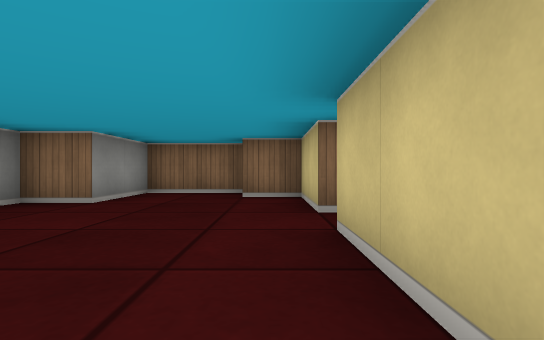
[1] (above)

17 first-person views from a walk through a cub3D ray-caster map. The camera is about half as high as the walls, looks level and sees 80° across. The floor is counted in squares. Each view is taken from the middle of a square. On the plan, view 1 faces up. The plan holds only what a view shows up to about 9 squares ahead; the rest is blank.

[2]
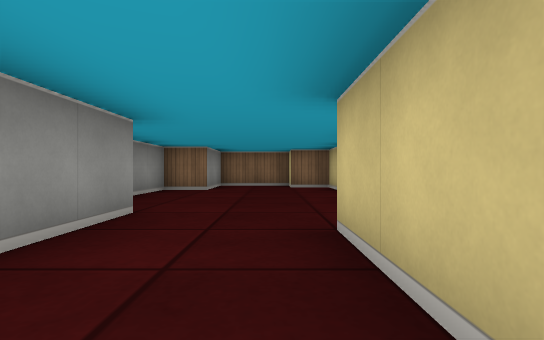

[3]
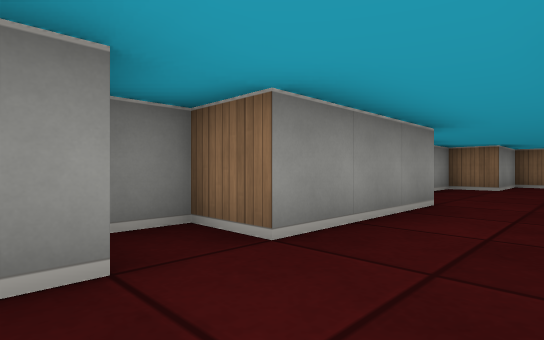

[4]
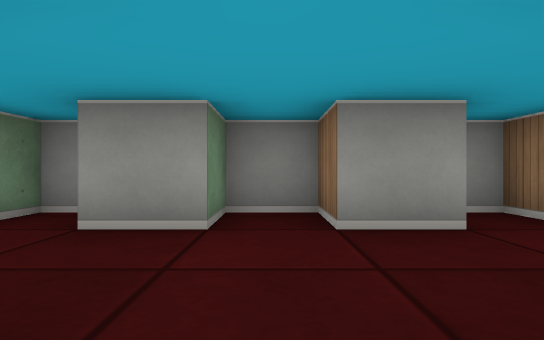

[5]
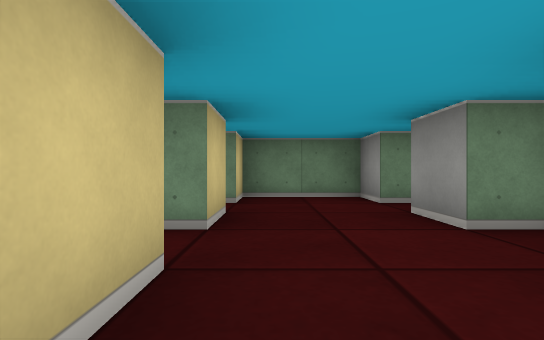

[6]
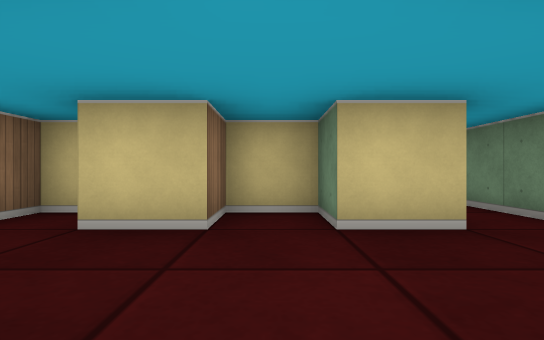

[7]
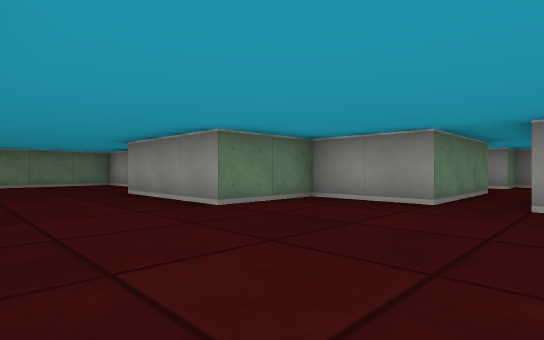

[8]
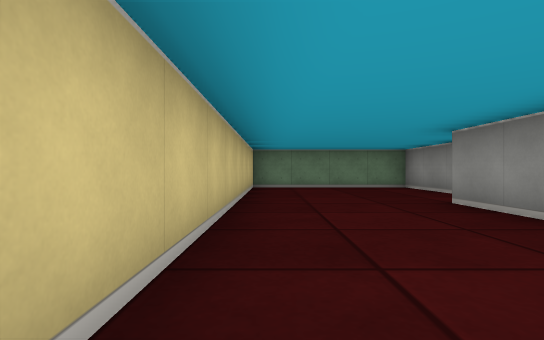

[9]
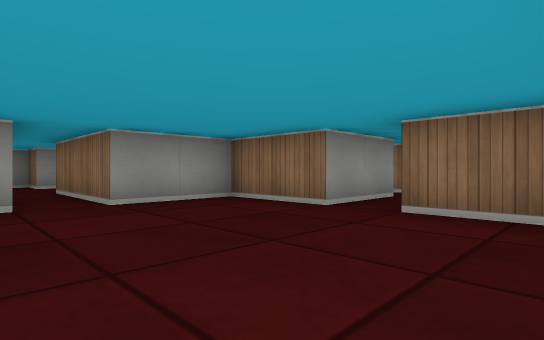

[10]
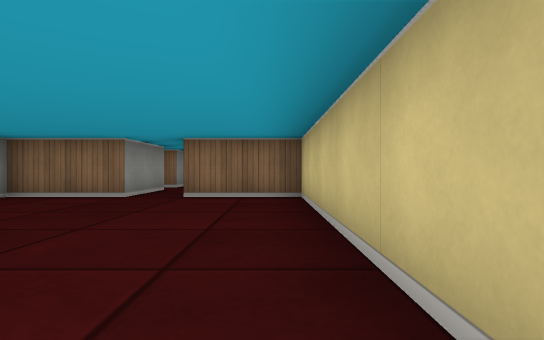

[11]
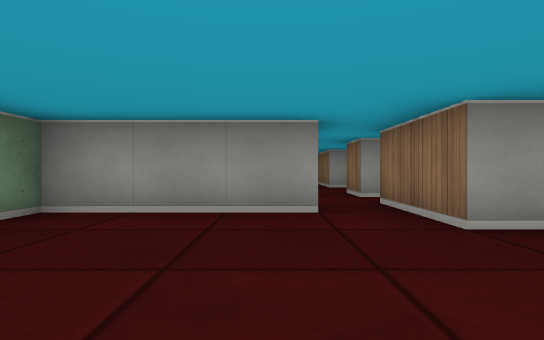

[12]
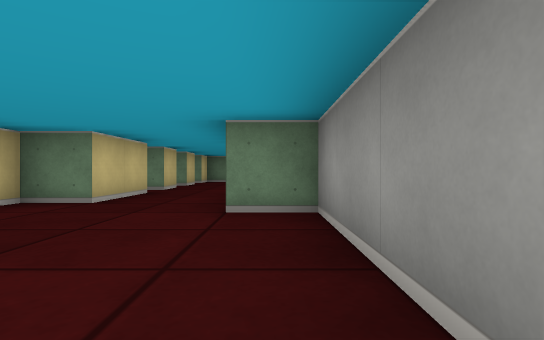

[13]
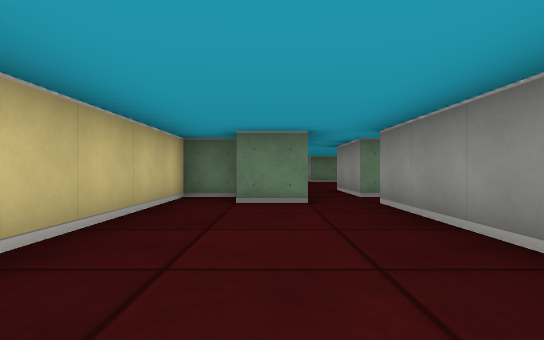

[14]
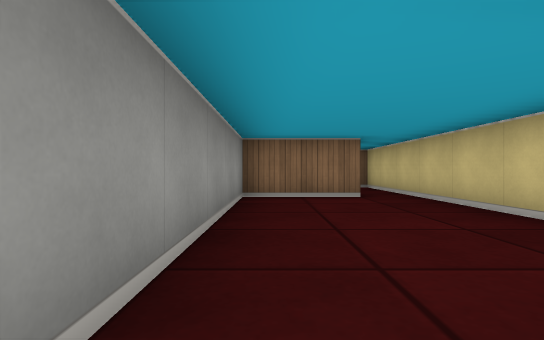

[15]
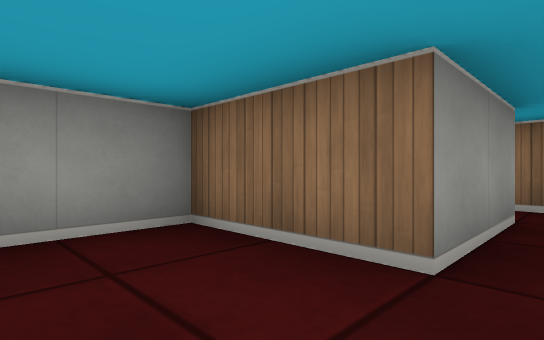

[16]
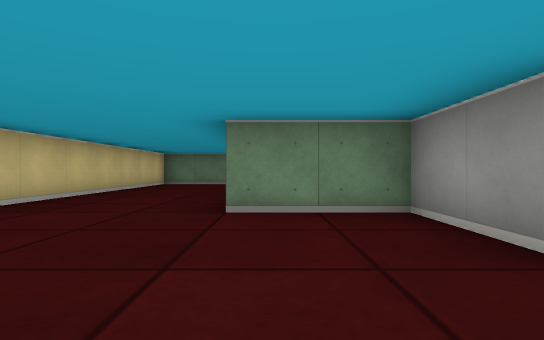

[17]
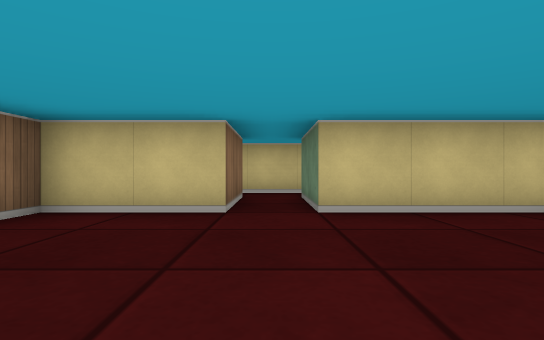

### Floor plan
Points are (right, up) in squares from view 1. A wall is a line through its corners. A room is listed if a view was taken in it or the views show most of it. See-through windows are left out.
Room 1 (views 1, 2, 5, 12, 17)
walls: (0.5, 3.5) (0.5, 5.5) (-0.5, 5.5); (-0.5, -2.5) (-0.5, -0.5) (0.5, -0.5) (0.5, 2.5); (-0.5, 6.5) (-2.5, 6.5) (-2.5, 4.5) (-3.5, 4.5) (-3.5, 0.5) (-2.5, 0.5) (-2.5, -2.5) (-3.5, -2.5) (-3.5, -3.2); (0.5, -3) (0.5, -2.5) (-0.1, -2.5)
ways out: opening at (-1.5, -4) to room 2; opening at (1.5, 3)
Room 2 (views 3, 4, 6)
walls: (-2.5, -3.4) (-2.5, -4.5) (-3.5, -4.5) (-3.5, -5.5) (-2.5, -5.5) (-2.5, -6.5); (-0.5, -6.5) (-0.5, -5.5) (0.5, -5.5) (0.5, -4.5) (-0.5, -4.5) (-0.5, -3.5)
ways out: opening at (-1.5, -4) to room 1; opening at (-1.5, -6) to room 5
Room 3 (views 7, 8, 9, 10, 11, 16)
walls: (3.5, -13.4) (3.5, -16.5) (7.5, -16.5) (7.5, -4.5) (5.5, -4.5); (4.5, -4.5) (2.5, -4.5) (2.5, -6.5) (-0.5, -6.5); (-0.5, -7.5) (2.5, -7.5) (2.5, -9.5) (4.5, -9.5) (4.5, -12.5) (2.5, -12.5)
ways out: opening at (5, -3.5) to room 4; opening at (0, -7) to room 5; opening at (3, -13)
Room 4 (views 13, 14, 15)
walls: (5.5, -1.5) (6.5, -1.5); (6.5, -2.5) (7.5, -2.5) (7.5, 5.5); (4.5, -2.5) (4.5, -4.5); (6.5, 5.5) (6.5, 3.5) (4.5, 3.5) (4.5, -1.5) (4, -1.5)
ways out: opening at (5, -3.5) to room 3; opening at (4, -2); opening at (7, 4.5)
Room 5 (no view inside)
walls: (-2.5, -6.5) (-3.5, -6.5) (-3.5, -7.5) (-2.5, -7.5) (-2.5, -8.5) (-0.5, -8.5) (-0.5, -7.5)
ways out: opening at (-1.5, -6) to room 2; opening at (0, -7) to room 3

Where each view was taken, in squares from view 1:
view 1: 0 up, 0 right, facing up
view 2: 3 down, 1 left, facing up
view 3: 4 down, 1 left, facing up-left
view 4: 5 down, 0 right, facing left
view 5: 3 down, 1 left, facing down
view 6: 5 down, 3 left, facing right
view 7: 6 down, 7 right, facing down-left
view 8: 8 down, 7 right, facing down
view 9: 8 down, 7 right, facing up-left
view 10: 10 down, 7 right, facing up
view 11: 14 down, 7 right, facing left
view 12: 4 up, 3 left, facing down
view 13: 3 up, 6 right, facing down
view 14: 2 down, 5 right, facing up
view 15: 2 up, 7 right, facing up-left
view 16: 6 down, 4 right, facing down
view 17: 3 up, 3 left, facing right
